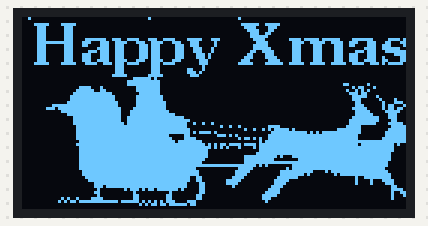
Bench run of a sketch on a simulated Arduino Uno, built with avr-gcc and run on an emulated ATmega328P. On the bench: 128×64 one-colour display. Random numbers use the default seed unless the sketch sets one.

Above: at 0.1 s.
At 5.05 s:
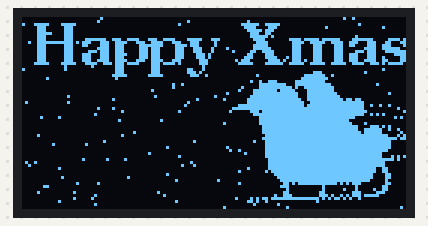
At 10.03 s:
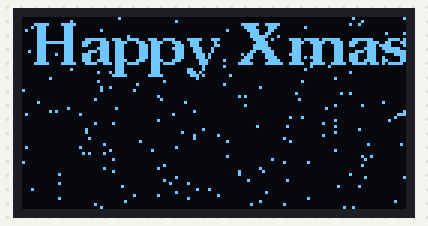
At 20.0 s:
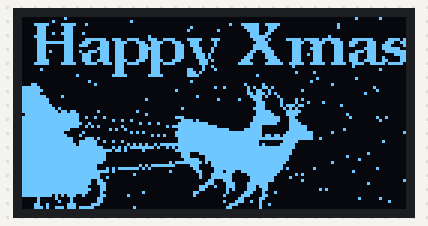
At 29.87 s:
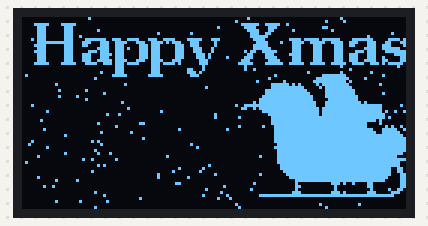
At 39.83 s:
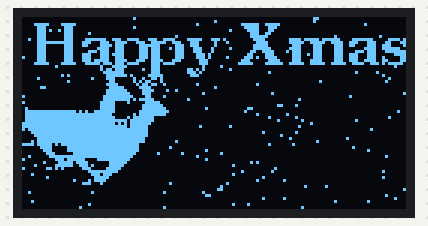

The sketch:

tutorial_oled_sh1106.ino
```cpp
//https://github.com/olikraus/u8g2/wiki/u8g2reference#drawxbm
//https://github.com/olikraus/u8g2/wiki/fntlist8#8-pixel-height
//https://ezgif.com/gif-to-jpg/ezgif-1-6895ff7004.gif
//https://sourceforge.net/projects/frhed/files/1.%20Stable%20Releases/1.6.0/Frhed-1.6.0-Setup.exe/download
//https://github.com/L33t-dot-UK/U8g2_Tutorials
#include <U8g2lib.h>
#include "frames.h"
/********* ISTANZA CLASSE DISPLAY OLED I2C SH1106 128X64 ************/
U8G2_SH1106_128X64_NONAME_F_HW_I2C u8g2(U8G2_R0, /* reset=*/ U8X8_PIN_NONE);

/********* DEFINIZIONE CLASSE HELPER TIMER ************/
class TimerC {

  private:
        unsigned long _start_time;
        unsigned long _elapsed_time;

  public:
      TimerC()
      {
        _start_time = 0;
        _elapsed_time = 0;
      }

      void start()
      {
        if(_start_time != 0)
        {
          return;
        }
        _start_time = millis();
      }

      unsigned long getET()
      {
        //in millisecondi
        _elapsed_time = millis() - _start_time;
        return _elapsed_time;
      }
      double getETSec()
      {
        unsigned long et_milli =  getET();
        return et_milli/1000.0;
      }
      void reset()
      {
        _start_time = millis();
        _elapsed_time = 0;
      }
      void stop_()
      {
        if(_start_time == 0)
        {
          return;
        }
        _start_time = 0;
        _elapsed_time = 0;

      }
};

class SnowGenerator
{
  public:
  static const uint8_t nfiocchi=3;
  uint8_t vRandX[64][nfiocchi]  = {{}};
  //uint8_t vRandY[64]  = {};
  uint8_t currentY;
  bool start_over;

  private:
  U8G2_SH1106_128X64_NONAME_F_HW_I2C* _u8g2;

  public:
    SnowGenerator(U8G2_SH1106_128X64_NONAME_F_HW_I2C* u8g2_)
    {
      _u8g2 = u8g2_;
      randomSeed(analogRead(0));
      for(int i=0; i<nfiocchi; ++i)
      {
        vRandX[0][i] = (uint8_t)random(0, 128);
      }
      currentY=0;
      start_over=false;

    }
    void Animate(bool draw)
    {
      //shifto ogni riga di +1 : e.g, la riga y alla riga y+1
      for(int y=62; y>=0; --y)
      {
        for(int i=0; i<nfiocchi; ++i)
        {
          vRandX[y+1][i] = vRandX[y][i];
        }
      }

      //creo la neve virtuale per la riga 0
      for(int i=0; i<nfiocchi; ++i)
      {
        vRandX[0][i] = (uint8_t)random(0, 128);
      }

      if (draw)
      {
        for(int y=0; y<64; ++y)
        {
          if(!start_over)
          {
            if(y>currentY)
            {
              break;
            }
          }
          for(int x=0; x<nfiocchi; ++x)
          {

            this->_u8g2->drawPixel(vRandX[y][x],y);
          }

        }
      }

      ++currentY;
      if (currentY>=63)
      {
        currentY=0;
        start_over=true;
      }
    }
};

enum TipoAnimazione
{
  oscillazione,
  movimento
};

class BitmapAnimation
{
  public:
    int nframe;
    int display_height;
    int display_width;
    int current_frame;
    int X;
    int Y;
    int msChangeFrame;
    int frame_height;
    int frame_width;
    int Xincrement;
    double Yincrement;

  private:
    int StartY;
    double current_time;
    bool first_scan;
    TimerC* timerFrames;
    TimerC* timerMove;
    double phaseY;
    TipoAnimazione taY;


  public:
    BitmapAnimation(int dh_, int dw_, int fh_, int fw_, int nframe_, int startX_, int startY_, int msChangeFrame_, int Xincrement_, double Yincrement_, TipoAnimazione taY_)
    {
        frame_height=fh_;
        frame_width=fw_;
        nframe=nframe_;
        display_height = dh_;
        display_width = dw_;
        current_frame=0;
        X=startX_;
        taY = taY_;
        Yincrement = Yincrement_;
        phaseY = 0;
        if (taY==TipoAnimazione::movimento)
        {
          Y=startY_;
        }
        else
        {
          Y=0;
          StartY = startY_;
        }
        Xincrement=Xincrement_;
        current_time = 0;
        first_scan = true;
        timerFrames = new TimerC();
        timerMove = new TimerC();
        timerFrames->start();
        timerMove->start();
    }

    void Animate(bool anim)
    {
        if (anim)
        {
            if(timerFrames->getET()>=msChangeFrame)
            {
              timerFrames->reset();
              //cambia frame
              ++current_frame;
              if(current_frame>=nframe)
                current_frame=0;
            }


            //Per la Y eseguo un movimento di "fluttuazione" nell'aria della slitta
            //lo simulo tramite una sinusoide
            long et_move = timerMove->getET();
            if(et_move>0)
            {
              timerMove->reset();

              X+=Xincrement;
              //se il punto X=0 (corner in alto a SX) è fuori dallo schermo a destra:
              if (X>display_width)
              {
                //allora porto tutta l'immagine sul lato esterno sinistro dello schermo
                //in questo modo il bordo destro dell'immagine si trova alla cordinata X=0.
                //L'immagine cosi esce da destra e rientra da sinistra
                X = -frame_width;
                phaseY=0;
              }


              //current_time += et_move*0.001; //in sec
              //Y = StartY + 3*sin(TWO_PI*100*current_time);
              if(taY==TipoAnimazione::oscillazione)
              {
                  Y = StartY + 5*sin(phaseY);
                  phaseY+=Yincrement; //M_PI/8;
              }
              else
              {
                Y+=static_cast<int>(Yincrement);
              }


              //Serial.println(Y);
            }


        }
        else
        {
          //statica
        }
    }


};

                                                  //int dh_, int dw_, int fh_, int fw_, int nframe_, int startX_, int startY_, int msChangeFrame_, int Xincrement_, double Yincrement_, TipoAnimazione taY_
BitmapAnimation santa_claus_anim = BitmapAnimation(u8g2.getDisplayHeight(),
                                                  u8g2.getDisplayWidth(),
                                                  frame_height_, //altezza dei frame in pixels
                                                  frame_width_, //larghezza dei frame in pixels
                                                  animation_frames, //numero frames totali
                                                  0, //StartX pixels
                                                  15,//StartY pixels
                                                  100,//tempo di campionamento nuovo frame [millisec]
                                                  5, //Incremento in X [pixels]
                                                  M_PI/8, //Incremento in Y [pixels o Angolo in radianti]
                                                  TipoAnimazione::oscillazione); //tipo di aniamzione lungo Y
SnowGenerator snow = SnowGenerator(&u8g2);

void setup() {
  Serial.begin(115200);
  u8g2.begin();
  u8g2.setBitmapMode(1); //set the background to transparant
}

void loop()
{

  santa_claus_anim.Animate(true);
  u8g2.clearBuffer();
  u8g2.setFont(u8g2_font_ncenB14_tr);
  u8g2.drawStr(4,16,"Happy Xmas");
  snow.Animate(true);


  u8g2.drawXBMP(santa_claus_anim.X,
                santa_claus_anim.Y,
                santa_claus_anim.frame_width,
                santa_claus_anim.frame_height,
                list_of_frames[santa_claus_anim.current_frame]);
  u8g2.sendBuffer();

  //u8g2.writeBufferXBM(Serial);

  delay(10);

}
```

Source omitted: frames.h (data table, 29416 bytes)
